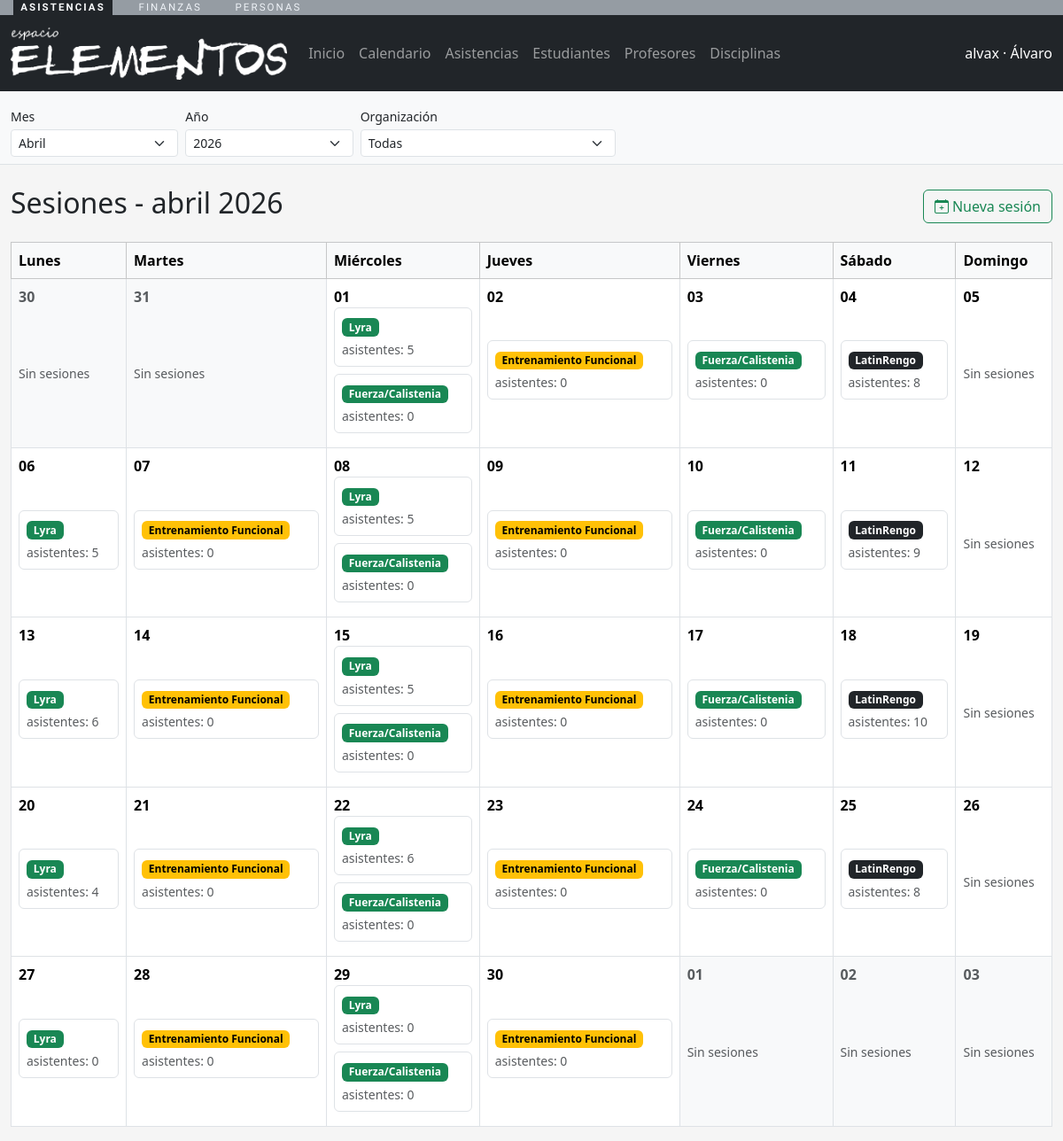
/asistencias/sesiones/ (signed in), run on the app's committed database.
### personas/models.py (models this page shows, shortened)
class Persona(models.Model):
    nombres = models.CharField(max_length=150)
    apellidos = models.CharField(max_length=150)
    email = models.EmailField(unique=True, null=True, blank=True)
    telefono = models.CharField(max_length=50, blank=True)
    rut = models.CharField(
        max_length=20,
        blank=True,
        default="",
        validators=[validar_rut_chileno],
    )
    fecha_nacimiento = models.DateField(null=True, blank=True)
    activo = models.BooleanField(default=True)
    user = models.OneToOneField(
        settings.AUTH_USER_MODEL,
        on_delete=models.CASCADE,
        null=True,
        blank=True,
        related_name="persona",
    )
    creado_en = models.DateTimeField(auto_now_add=True)
    actualizado_en = models.DateTimeField(auto_now=True)
    class Meta:
        verbose_name = "Persona"
        verbose_name_plural = "Personas"
        ordering = ["apellidos", "nombres"]
        db_table = "cuentas_persona"

### asistencias/models.py (models this page shows, shortened)
class SesionClase(models.Model):
    class Estado(models.TextChoices):
        PROGRAMADA = "programada", "Programada"
        COMPLETADA = "completada", "Completada"
        CANCELADA = "cancelada", "Cancelada"
    disciplina = models.ForeignKey(
        Disciplina,
        on_delete=models.CASCADE,
        related_name="sesiones",
    )
    bloque = models.ForeignKey(
        BloqueHorario,
        on_delete=models.SET_NULL,
        related_name="sesiones",
        null=True,
        blank=True,
    )
    profesores = models.ManyToManyField(
        "personas.Persona",
        related_name="sesiones_en_equipo",
        blank=True,
        db_table="academia_sesionclase_profesores",
    )
    fecha = models.DateField()
    estado = models.CharField(
        max_length=20,
        choices=Estado.choices,
        default=Estado.PROGRAMADA,
    )
    cupo_maximo = models.PositiveIntegerField(null=True, blank=True)
    notas = models.TextField(blank=True)
    creada_en = models.DateTimeField(auto_now_add=True)
    class Meta:
        verbose_name = "Sesion de clase"
        verbose_name_plural = "Sesiones de clase"
        ordering = ["-fecha"]
        db_table = "academia_sesionclase"
        indexes = [
            models.Index(fields=["fecha", "disciplina"]),
        ]

class Disciplina(models.Model):
    organizacion = models.ForeignKey(
        "personas.Organizacion",
        on_delete=models.CASCADE,
        related_name="disciplinas",
    )
    nombre = models.CharField(max_length=150)
    descripcion = models.TextField(blank=True)
    nivel = models.CharField(max_length=100, blank=True)
    activa = models.BooleanField(default=True)
    creada_en = models.DateTimeField(auto_now_add=True)
    class Meta:
        verbose_name = "Disciplina"
        verbose_name_plural = "Disciplinas"
        unique_together = ("organizacion", "nombre", "nivel")
        ordering = ["nombre"]
        db_table = "academia_disciplina"
    def __str__(self) -> str:
        return self.nombre

### asistencias/views.py (the view, shortened to what this page needs)
# urls.py: path("sesiones/", views.sesiones_list, name="sesiones_list"),
@role_required(ROLE_ADMIN)
def sesiones_list(request):
    context = _nav_context(request)
    organizacion = _organizacion_desde_request(request)
    badge_palette = [
        "text-bg-primary",
        "text-bg-success",
        "text-bg-danger",
        "text-bg-warning",
        "text-bg-info",
        "text-bg-secondary",
        "text-bg-dark",
    ]
    periodo = resolver_periodo(request)
    year = periodo["referencia_inicio"].year
    month = periodo["referencia_inicio"].month
    sesiones_qs = (
        SesionClase.objects.select_related("disciplina")
        .prefetch_related("profesores")
        .order_by("fecha")
    )
    sesiones_qs = aplicar_periodo(sesiones_qs, "fecha", request=request)
    if organizacion:
        sesiones_qs = sesiones_qs.filter(disciplina__organizacion=organizacion)
    cal = calendar.Calendar(firstweekday=calendar.MONDAY)
    semanas_raw = cal.monthdatescalendar(year, month)
    inicio_mes = periodo["referencia_inicio"]
    sesiones_qs = (
        sesiones_qs
        .order_by("fecha")
    )
    sesiones_por_fecha = {}
    for sesion in sesiones_qs:
        badge_class = badge_palette[sesion.disciplina_id % len(badge_palette)]
        sesiones_por_fecha.setdefault(sesion.fecha, []).append(
            {
                "sesion": sesion,
                "badge_class": badge_class,
            }
        )
    semanas = []
    for semana in semanas_raw:
        dias = []
        for dia in semana:
            dias.append(
                {
                    "fecha": dia,
                    "en_mes": dia.month == month,
                    "sesiones": sesiones_por_fecha.get(dia, []),
                }
            )
        semanas.append(dias)
    context.update(
        {
            "mostrar_calendario": True,
            "semanas": semanas,
            "mes_actual": inicio_mes,
        }
    )
    return render(request, "asistencias/sesiones_list.html", context)

### asistencias/periodo.py (called while the page is built, shortened)
def _fin_de_mes(fecha):
    return (fecha.replace(day=28) + timedelta(days=4)).replace(day=1) - timedelta(days=1)

def _normalizar_mes(raw_mes, hoy):
    if raw_mes is None or str(raw_mes).strip() == "":
        return hoy.month

def _normalizar_anio(raw_anio, hoy):
    if raw_anio is None or str(raw_anio).strip() == "":
        return hoy.year

def resolver_periodo(request):
    hoy = timezone.localdate()
    mes = _normalizar_mes(request.GET.get("periodo_mes"), hoy)
    anio = _normalizar_anio(request.GET.get("periodo_anio"), hoy)
    referencia = hoy.replace(year=anio or hoy.year, month=mes or hoy.month, day=1)
    return {
        "mes": mes,
        "anio": anio,
        "referencia_inicio": referencia,
        "referencia_fin": _fin_de_mes(referencia),
    }

def filtros_periodo(campo, *, request=None, mes=None, anio=None):
    if request is not None:
        periodo = resolver_periodo(request)
        mes = periodo["mes"]
        anio = periodo["anio"]
    filtros = {}
    if anio is not None:
        filtros[f"{campo}__year"] = anio
    if mes is not None:
        filtros[f"{campo}__month"] = mes
    return filtros

def aplicar_periodo(queryset, campo, *, request=None, mes=None, anio=None):
    filtros = filtros_periodo(campo, request=request, mes=mes, anio=anio)
    if not filtros:
        return queryset
    return queryset.filter(**filtros)

def descripcion_periodo(*, request=None, mes=None, anio=None, corta=False):
    if request is not None:
        periodo = resolver_periodo(request)
        mes = periodo["mes"]
        anio = periodo["anio"]
    if mes is None and anio is None:
        return "Todo el periodo" if corta else "Todos los meses y todos los años"
    if mes is None:
        return f"Año {anio}" if corta else f"Todos los meses de {anio}"
    nombre_mes = date_format(date((anio or 2000), mes, 1), "F")
    if anio is None:
        return nombre_mes if corta else f"{nombre_mes} de todos los años"
    return f"{nombre_mes} {anio}" if corta else f"{nombre_mes} de {anio}"

### asistencias/utils.py (called while the page is built, shortened)
def usuario_tiene_roles(user, roles: list[str]) -> bool:
    if not roles:
        return True
    if user.is_superuser:
        return True

### asistencias/views.py (called while the page is built)
def _nav_context(request):
    persona = getattr(request.user, "persona", None)
    roles = []
    if persona:
        roles = list(persona.roles.filter(activo=True).values_list("rol__codigo", flat=True))
    return {"persona": persona, "roles_usuario": roles}

### asistencias/templates/asistencias/sesiones_list.html (shortened to what this page needs)
{% extends "asistencias/base_app.html" %}
{% block content %}
<div class="mt-4">
  <div class="d-flex justify-content-between align-items-center mb-3">
    <h2>
      {% if mostrar_calendario %}
        Sesiones - {{ mes_actual|date:"F Y" }}
      {% else %}
        Sesiones - {{ periodo_descripcion_vista }}
      {% endif %}
    </h2>
    <a class="btn btn-outline-success" href="{% url 'asistencias:asistencias_list' %}?periodo_mes={{ periodo_mes }}&periodo_anio={{ periodo_anio }}{% if organizacion_id %}&organizacion={{ organizacion_id }}{% endif %}&open=nueva_sesion">
      <i class="bi bi-calendar-plus"></i><span class="d-none d-md-inline ms-1">Nueva sesión</span>
    </a>
  </div>
  {% if mostrar_calendario %}
    <div class="table-responsive">
      <table class="table table-bordered align-middle">
        <thead class="table-light">
          <tr>
            <th>Lunes</th>
            <th>Martes</th>
            <th>Miércoles</th>
            <th>Jueves</th>
            <th>Viernes</th>
            <th>Sábado</th>
            <th>Domingo</th>
          </tr>
        </thead>
        <tbody>
          {% for semana in semanas %}
          <tr style="height: 140px;">
            {% for dia in semana %}
            <td class="position-relative {% if not dia.en_mes %}bg-light text-muted{% endif %}">
              <div class="position-absolute top-0 start-0 m-2 fw-bold fs-6">{{ dia.fecha|date:"d" }}</div>
              <div class="pt-4">
              {% for item in dia.sesiones %}
                <div class="mb-2 p-2 bg-white border rounded">
                  <a class="badge {{ item.badge_class }} text-decoration-none mb-1 d-inline-block" href="{% url 'asistencias:sesion_detail' item.sesion.pk %}?periodo_mes={{ periodo_mes }}&periodo_anio={{ periodo_anio }}{% if organizacion_id %}&organizacion={{ organizacion_id }}{% endif %}">
                    {{ item.sesion.disciplina }}
                  </a>
                  <a class="small text-muted text-decoration-none d-block" href="{% url 'asistencias:sesion_detail' item.sesion.pk %}?periodo_mes={{ periodo_mes }}&periodo_anio={{ periodo_anio }}{% if organizacion_id %}&organizacion={{ organizacion_id }}{% endif %}">
                    {% if item.sesion.estado == "cancelada" %}
                      sesión cancelada
                    {% else %}
                      asistentes: {{ item.sesion.asistencias.count }}
                    {% endif %}
                  </a>
                </div>
              {% empty %}
                <div class="text-muted small">Sin sesiones</div>
              {% endfor %}
              </div>
            </td>
            {% endfor %}
          </tr>
          {% endfor %}
        </tbody>
      </table>
    </div>
  {% endif %}
</div>
{% endblock %}

### asistencias/templates/asistencias/base_app.html (shortened to what this page needs)
{% load static %}
<!DOCTYPE html>
<html lang="es">
  <head>
    <link href="https://cdn.jsdelivr.net/npm/bootstrap@5.3.3/dist/css/bootstrap.min.css" rel="stylesheet">
    <link href="https://cdn.jsdelivr.net/npm/bootstrap-icons@1.11.3/font/bootstrap-icons.css" rel="stylesheet">
  </head>
  <body>
    {% if request.user.is_authenticated and not hide_nav %}
    {% include "shared/barra_apps.html" %}
    <nav class="navbar navbar-expand-lg navbar-dark bg-dark">
      <div class="container-fluid">
        <a class="navbar-brand" href="{% url 'asistencias:dashboard' %}?periodo_mes={{ periodo_mes }}&periodo_anio={{ periodo_anio }}{% if organizacion_id %}&organizacion={{ organizacion_id }}{% endif %}">
          <img src="{% static 'img/logotipo-blanco.png' %}" alt="App Elemental" style="height: 60px;">
        </a>
        <div class="collapse navbar-collapse" id="navbarNav">
          <ul class="navbar-nav me-auto">
            <li class="nav-item"><a class="nav-link" href="{% url 'asistencias:dashboard' %}?periodo_mes={{ periodo_mes }}&periodo_anio={{ periodo_anio }}">Inicio</a></li>
            <li class="nav-item"><a class="nav-link" href="{% url 'asistencias:sesiones_list' %}?periodo_mes={{ periodo_mes }}&periodo_anio={{ periodo_anio }}{% if organizacion_id %}&organizacion={{ organizacion_id }}{% endif %}">Calendario</a></li>
            <li class="nav-item"><a class="nav-link" href="{% url 'asistencias:asistencias_list' %}?periodo_mes={{ periodo_mes }}&periodo_anio={{ periodo_anio }}{% if organizacion_id %}&organizacion={{ organizacion_id }}{% endif %}">Asistencias</a></li>
            <li class="nav-item"><a class="nav-link" href="{% url 'asistencias:estudiantes_list' %}?periodo_mes={{ periodo_mes }}&periodo_anio={{ periodo_anio }}{% if organizacion_id %}&organizacion={{ organizacion_id }}{% endif %}">Estudiantes</a></li>
            <li class="nav-item"><a class="nav-link" href="{% url 'asistencias:profesores_list' %}?periodo_mes={{ periodo_mes }}&periodo_anio={{ periodo_anio }}{% if organizacion_id %}&organizacion={{ organizacion_id }}{% endif %}">Profesores</a></li>
            <li class="nav-item"><a class="nav-link" href="{% url 'asistencias:disciplinas_list' %}?periodo_mes={{ periodo_mes }}&periodo_anio={{ periodo_anio }}{% if organizacion_id %}&organizacion={{ organizacion_id }}{% endif %}">Disciplinas</a></li>
          </ul>
          <span class="navbar-text text-white">
            {{ request.user.get_username }}{% if persona %} · {{ persona.nombres }}{% endif %}
          </span>
        </div>
      </div>
    </nav>
    {% if not hide_periodo %}
    <div class="bg-light border-bottom">
      <div class="container-fluid py-2">
        <form method="get" class="row g-2 align-items-end" id="periodo-global-form">
          <div class="col-6 col-md-2">
            <label class="form-label small mb-1">Mes</label>
            <select name="periodo_mes" class="form-select form-select-sm js-periodo-autosubmit">
              {% for value, label in periodo_meses %}
                <option value="{{ value }}" {% if periodo_mes == value %}selected{% endif %}>{{ label }}</option>
              {% endfor %}
            </select>
          </div>
          <div class="col-6 col-md-2">
            <label class="form-label small mb-1">Año</label>
            <select name="periodo_anio" class="form-select form-select-sm js-periodo-autosubmit">
              {% for y in periodo_anios %}
                <option value="{{ y.0 }}" {% if periodo_anio == y.0 %}selected{% endif %}>{{ y.1 }}</option>
              {% endfor %}
            </select>
          </div>
          <div class="col-12 col-md-3">
            <label class="form-label small mb-1">Organización</label>
            <select name="organizacion" class="form-select form-select-sm js-periodo-autosubmit">
              <option value="">Todas</option>
            </select>
          </div>
        </form>
      </div>
    </div>
    {% endif %}
    {% endif %}
    <div class="container-fluid">
      {% block content %}{% endblock %}
    </div>
  </body>
</html>

### data on the page
Persona: nombres "Álvaro"
SesionClase: sesion.disciplina "Lyra", sesion.asistencias.count "5"
SesionClase: sesion.disciplina "Fuerza/Calistenia", sesion.asistencias.count "0"
SesionClase: sesion.disciplina "Entrenamiento Funcional", sesion.asistencias.count "0"
SesionClase: sesion.disciplina "Fuerza/Calistenia", sesion.asistencias.count "0"
SesionClase: sesion.disciplina "LatinRengo", sesion.asistencias.count "8"
SesionClase: sesion.disciplina "Lyra", sesion.asistencias.count "5"
SesionClase: sesion.disciplina "Entrenamiento Funcional", sesion.asistencias.count "0"
SesionClase: sesion.disciplina "Lyra", sesion.asistencias.count "5"
SesionClase: sesion.disciplina "Fuerza/Calistenia", sesion.asistencias.count "0"
SesionClase: sesion.disciplina "Entrenamiento Funcional", sesion.asistencias.count "0"
SesionClase: sesion.disciplina "Fuerza/Calistenia", sesion.asistencias.count "0"
SesionClase: sesion.disciplina "LatinRengo", sesion.asistencias.count "9"
SesionClase: sesion.disciplina "Lyra", sesion.asistencias.count "6"
SesionClase: sesion.disciplina "Entrenamiento Funcional", sesion.asistencias.count "0"
SesionClase: sesion.disciplina "Lyra", sesion.asistencias.count "5"
SesionClase: sesion.disciplina "Fuerza/Calistenia", sesion.asistencias.count "0"
SesionClase: sesion.disciplina "Entrenamiento Funcional", sesion.asistencias.count "0"
SesionClase: sesion.disciplina "Fuerza/Calistenia", sesion.asistencias.count "0"
SesionClase: sesion.disciplina "LatinRengo", sesion.asistencias.count "10"
SesionClase: sesion.disciplina "Lyra", sesion.asistencias.count "4"
SesionClase: sesion.disciplina "Entrenamiento Funcional", sesion.asistencias.count "0"
SesionClase: sesion.disciplina "Lyra", sesion.asistencias.count "6"
SesionClase: sesion.disciplina "Fuerza/Calistenia", sesion.asistencias.count "0"
SesionClase: sesion.disciplina "Entrenamiento Funcional", sesion.asistencias.count "0"
SesionClase: sesion.disciplina "Fuerza/Calistenia", sesion.asistencias.count "0"
SesionClase: sesion.disciplina "LatinRengo", sesion.asistencias.count "8"
SesionClase: sesion.disciplina "Lyra", sesion.asistencias.count "0"
SesionClase: sesion.disciplina "Entrenamiento Funcional", sesion.asistencias.count "0"
SesionClase: sesion.disciplina "Lyra", sesion.asistencias.count "0"
SesionClase: sesion.disciplina "Fuerza/Calistenia", sesion.asistencias.count "0"
SesionClase: sesion.disciplina "Entrenamiento Funcional", sesion.asistencias.count "0"

### other printed values
{{ request.user.get_username }} "alvax"
{{ mes_actual|date:"F Y" }} "abril 2026"
{{ dia.fecha|date:"d" }} "30" "31" "01" "02" "03" "04" "05" "06" "07" "08" "09" "10" "11" "12" "13" "14" "15" "16" "17" "18" "19" "20" "21" "22" "23" "24" "25" "26" "27" "28" "29" "30" "01" "02" "03"
form field periodo_mes "Abril"
form field periodo_anio "2026"
